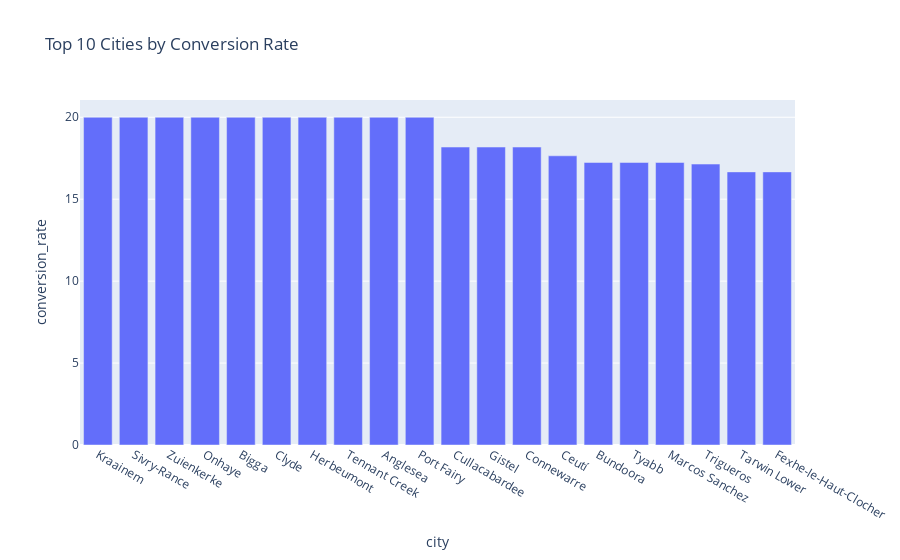
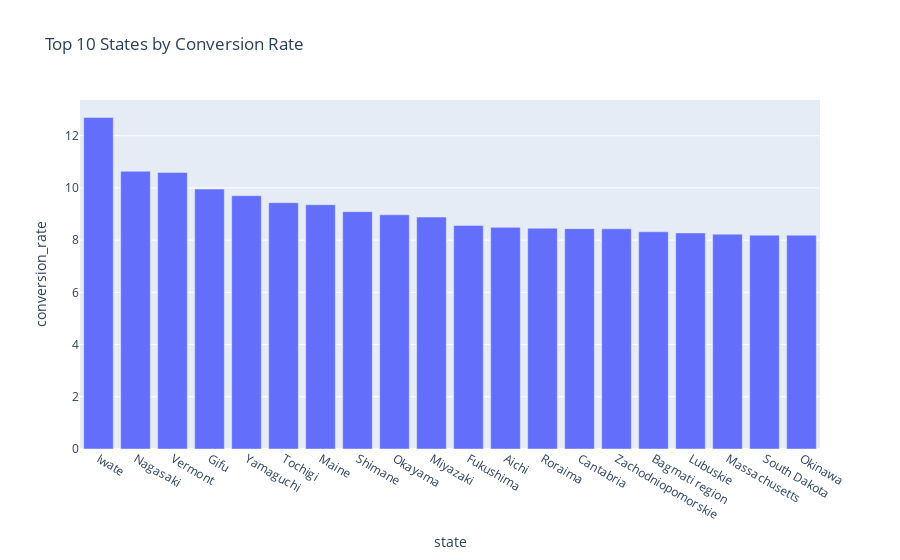

These figures' notebook cell, in order:
### Code cell
import plotly.express as px

# Plot top 10 cities based on conversion rate
top_10_cities = city_stats.head(20)
fig_city = px.bar(top_10_cities, x='city', y='conversion_rate', title='Top 10 Cities by Conversion Rate')
fig_city.show()

# Plot top 10 states based on conversion rate
top_10_states = state_stats.head(20)
fig_state = px.bar(top_10_states, x='state', y='conversion_rate', title='Top 10 States by Conversion Rate')
fig_state.show()

### Figure 1 — Plotly figure (JSON) as saved in the notebook; plotly's stock layout.template omitted (floating-point values rounded to 4 significant figures)
{"data": [{"alignmentgroup": "True", "hovertemplate": "city=%{x}<br>conversion_rate=%{y}<extra></extra>", "legendgroup": "", "marker": {"color": "#636efa", "pattern": {"shape": ""}}, "name": "", "offsetgroup": "", "orientation": "v", "showlegend": false, "textposition": "auto", "type": "bar", "x": ["Kraainem", "Sivry-Rance", "Zuienkerke", "Onhaye", "Bigga", "Clyde", "Herbeumont", "Tennant Creek", "Anglesea", "Port Fairy", "Cullacabardee", "Gistel", "Connewarre", "Ceutí", "Bundoora", "Tyabb", "Marcos Sanchez", "Trigueros", "Tarwin Lower", "Fexhe-le-Haut-Clocher"], "xaxis": "x", "y": [20, 20, 20, 20, 20, 20, 20, 20, 20, 20, 18.18, 18.18, 18.18, 17.65, 17.24, 17.24, 17.24, 17.14, 16.67, 16.67], "yaxis": "y"}], "layout": {"barmode": "relative", "legend": {"tracegroupgap": 0}, "title": {"text": "Top 10 Cities by Conversion Rate"}, "xaxis": {"anchor": "y", "domain": [0, 1], "title": {"text": "city"}}, "yaxis": {"anchor": "x", "domain": [0, 1], "title": {"text": "conversion_rate"}}}}

### Figure 2 — Plotly figure (JSON) as saved in the notebook; plotly's stock layout.template omitted (floating-point values rounded to 4 significant figures)
{"data": [{"alignmentgroup": "True", "hovertemplate": "state=%{x}<br>conversion_rate=%{y}<extra></extra>", "legendgroup": "", "marker": {"color": "#636efa", "pattern": {"shape": ""}}, "name": "", "offsetgroup": "", "orientation": "v", "showlegend": false, "textposition": "auto", "type": "bar", "x": ["Iwate", "Nagasaki", "Vermont", "Gifu", "Yamaguchi", "Tochigi", "Maine", "Shimane", "Okayama", "Miyazaki", "Fukushima", "Aichi", "Roraima", "Cantabria", "Zachodniopomorskie", "Bagmati region", "Lubuskie", "Massachusetts", "South Dakota", "Okinawa"], "xaxis": "x", "y": [12.7, 10.64, 10.59, 9.955, 9.701, 9.434, 9.357, 9.091, 8.97, 8.882, 8.559, 8.488, 8.455, 8.439, 8.434, 8.319, 8.276, 8.228, 8.191, 8.19], "yaxis": "y"}], "layout": {"barmode": "relative", "legend": {"tracegroupgap": 0}, "title": {"text": "Top 10 States by Conversion Rate"}, "xaxis": {"anchor": "y", "domain": [0, 1], "title": {"text": "state"}}, "yaxis": {"anchor": "x", "domain": [0, 1], "title": {"text": "conversion_rate"}}}}
